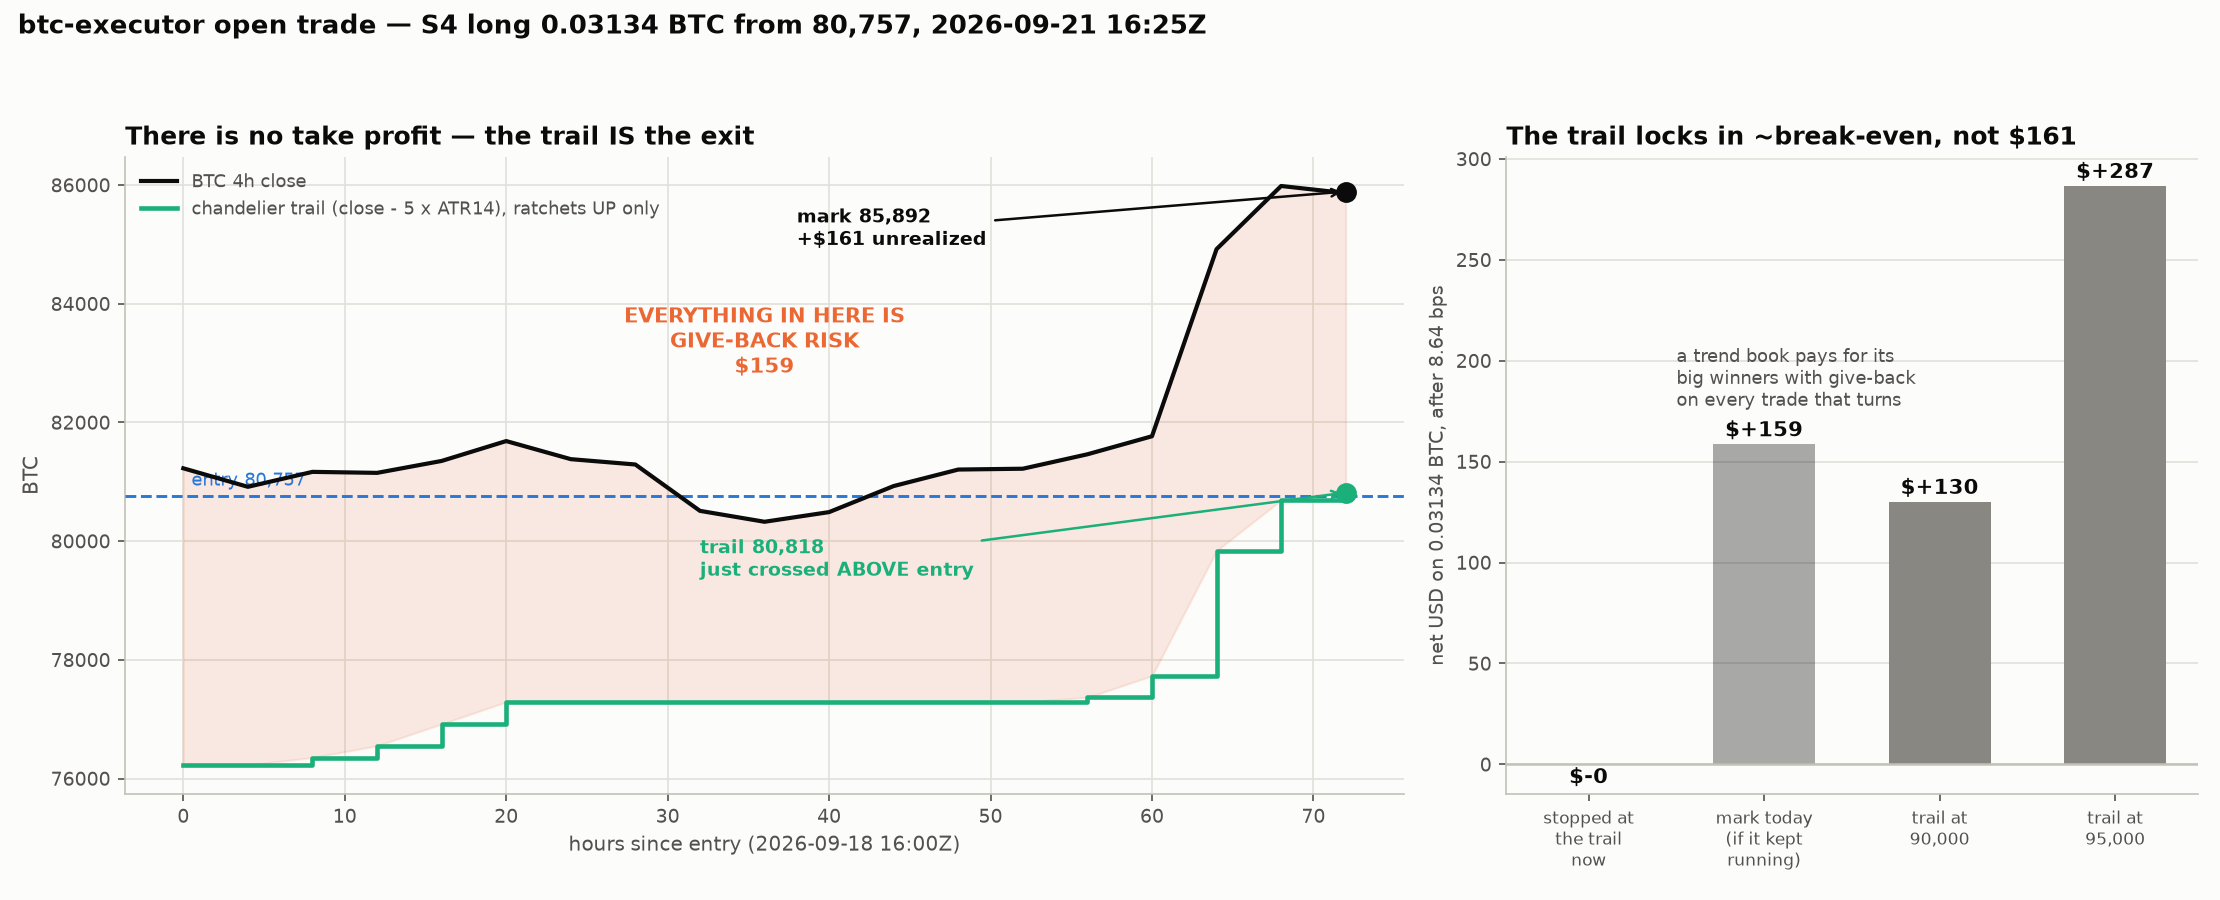

Write Python code to recreate this figure.
"""Where the open S4 trade actually exits (research/s4_trail_exit.png).

There is no take profit. `_process_donchian`'s docstring: "exit ONLY via a
ratcheting chandelier trail (cfg.trail_atr x rolling ATR)" — its single
_close_position call carries reason STOP, and there is no time stop or signal
exit on this book. This reconstructs the trail from Hyperliquid 4h bars using
the engine's own rule, trail = max over bars of (close - 5 x ATR14), and
prices what the ratchet has actually locked in.
usage: python3 research/s4_trail_exit.py <btc4h.json> <out.png>
"""
import json
import sys

import matplotlib
matplotlib.use("Agg")
import matplotlib.pyplot as plt                          # noqa: E402

cpath, out = sys.argv[1], sys.argv[2]
bars = sorted(json.load(open(cpath)), key=lambda b: b["t"])

BLUE, ORANGE, AQUA = "#2a78d6", "#eb6834", "#1baf7a"
RED, INK, SEC = "#e34948", "#0b0b0b", "#52514e"
MUTED, GRID, AX, SURF = "#898781", "#e1e0d9", "#c3c2b7", "#fcfcfb"
VIOLET = "#4a3aa7"

ENTRY_TS = 1789747200          # 2026-09-18 16:00Z, SECONDS
ENTRY_MS = ENTRY_TS * 1000     # bar["t"] is MILLISECONDS - comparing the
#                                two directly let every pre-entry bar through
ENTRY = 80_757.0               # venue fill
QTY = 0.03134
TRAIL_ATR = 5.0                # BookCfg.trail_atr for S4
LIVE_TRAIL = 80_817.81         # engine, after the 12:00Z bar
MID = 85_892.0
FEE_BPS = 8.64                 # measured round trip

tr, atr, atrs = [], None, {}
for i in range(1, len(bars)):
    p, x = bars[i - 1]["c"], bars[i]
    tr.append(max(x["h"] - x["l"], abs(x["h"] - p), abs(x["l"] - p)))
    if len(tr) == 14:
        atr = sum(tr) / 14
    elif len(tr) > 14:
        atr = (atr * 13 + tr[-1]) / 14
    if atr:
        atrs[x["t"]] = atr

held = [b for b in bars if b["t"] >= ENTRY_MS and b["t"] in atrs]
hrs, px, trail = [], [], []
run = None
for b in held:
    cand = b["c"] - TRAIL_ATR * atrs[b["t"]]
    run = cand if run is None else max(run, cand)
    hrs.append((b["t"] / 1000 - ENTRY_TS) / 3600)
    px.append(b["c"])
    trail.append(run)

fig, (a, b) = plt.subplots(1, 2, figsize=(14.8, 6.0), facecolor=SURF,
                           gridspec_kw={"width_ratios": [1.85, 1]})
for ax in (a, b):
    ax.set_facecolor(SURF)
    ax.set_axisbelow(True)
    for s in ("top", "right"):
        ax.spines[s].set_visible(False)
    for s in ("left", "bottom"):
        ax.spines[s].set_color(AX)
    ax.tick_params(colors=SEC, labelsize=9)

# --- A: price, the ratchet, and the give-back zone --------------------------
a.grid(color=GRID, lw=0.8)
a.fill_between(hrs, px, trail, color=ORANGE, alpha=0.13, zorder=1)
a.plot(hrs, px, color=INK, lw=2.0, zorder=5, label="BTC 4h close")
a.step(hrs, trail, where="post", color=AQUA, lw=2.2, zorder=4,
       label="chandelier trail (close - 5 x ATR14), ratchets UP only")
a.axhline(ENTRY, color=BLUE, ls="--", lw=1.4, zorder=3)
a.text(0.5, ENTRY + 180, f"entry {ENTRY:,.0f}", color=BLUE, fontsize=8.8)
a.plot([hrs[-1]], [MID], "o", color=INK, ms=9, zorder=6)
a.annotate(f"mark {MID:,.0f}\n+${(MID-ENTRY)*QTY:,.0f} unrealized",
           xy=(hrs[-1], MID), xytext=(hrs[-1] - 34, MID - 900),
           color=INK, fontsize=9, fontweight="bold",
           arrowprops=dict(arrowstyle="->", color=INK, lw=1.2))
a.plot([hrs[-1]], [LIVE_TRAIL], "o", color=AQUA, ms=9, zorder=6)
a.annotate(f"trail {LIVE_TRAIL:,.0f}\njust crossed ABOVE entry",
           xy=(hrs[-1], LIVE_TRAIL), xytext=(hrs[-1] - 40, LIVE_TRAIL - 1400),
           color=AQUA, fontsize=9, fontweight="bold",
           arrowprops=dict(arrowstyle="->", color=AQUA, lw=1.2))
a.text(hrs[len(hrs) // 2], (MID + LIVE_TRAIL) / 2,
       "EVERYTHING IN HERE IS\nGIVE-BACK RISK\n"
       f"${(MID - LIVE_TRAIL) * QTY:,.0f}", color=ORANGE, fontsize=10,
       ha="center", va="center", fontweight="bold")
a.set_xlabel("hours since entry (2026-09-18 16:00Z)", color=SEC, fontsize=9.5)
a.set_ylabel("BTC", color=SEC, fontsize=9.5)
a.set_title("There is no take profit — the trail IS the exit", color=INK,
            fontsize=12, fontweight="bold", loc="left")
a.legend(frameon=False, fontsize=8.6, labelcolor=SEC, loc="upper left")

# --- B: what each outcome is actually worth ---------------------------------
b.grid(axis="y", color=GRID, lw=0.8)
def net(exit_px):
    return QTY * (exit_px - ENTRY) - QTY * exit_px * FEE_BPS / 10_000.0
scen = [("stopped at\nthe trail\nnow", LIVE_TRAIL, AQUA),
        ("mark today\n(if it kept\nrunning)", MID, INK),
        ("trail at\n90,000", 90_000 - TRAIL_ATR * 1004, MUTED),
        ("trail at\n95,000", 95_000 - TRAIL_ATR * 1004, MUTED)]
vals = [net(p) for _, p, _ in scen]
cols = [c for _, _, c in scen]
bb = b.bar(range(len(scen)), vals, 0.58, color=cols, zorder=3)
bb[1].set_alpha(0.35)
b.axhline(0, color=AX, lw=1.2, zorder=4)
for i, v in enumerate(vals):
    b.text(i, v + (4 if v >= 0 else -9), f"${v:+,.0f}", ha="center",
           color=INK, fontsize=10, fontweight="bold")
b.set_xticks(range(len(scen)))
b.set_xticklabels([s for s, _, _ in scen], fontsize=8.4, color=SEC)
b.set_ylabel(f"net USD on {QTY} BTC, after {FEE_BPS} bps", color=SEC,
             fontsize=9.2)
b.set_title("The trail locks in ~break-even, not $161", color=INK,
            fontsize=12, fontweight="bold", loc="left")
b.text(0.5, max(vals) * 0.62, "a trend book pays for its\nbig winners with "
       "give-back\non every trade that turns", color=SEC, fontsize=8.6)

fig.suptitle("btc-executor open trade — S4 long 0.03134 BTC from 80,757, "
             "2026-09-21 16:25Z", color=INK, fontsize=12.5,
             fontweight="bold", x=0.008, ha="left", y=0.985)
fig.tight_layout(rect=(0, 0, 1, 0.94))
fig.savefig(out, dpi=150, facecolor=SURF)
print("wrote", out)
print(f"reconstructed trail: {trail[-1]:,.2f}  vs live engine {LIVE_TRAIL:,.2f}"
      f"  (delta {trail[-1]-LIVE_TRAIL:+,.2f})")
print(f"bars held: {len(held)}  first {hrs[0]:.0f}h  last {hrs[-1]:.0f}h")
print(f"net if stopped at trail now: {net(LIVE_TRAIL):+,.2f}")
print(f"unrealized at mark:          {QTY*(MID-ENTRY):+,.2f}")
